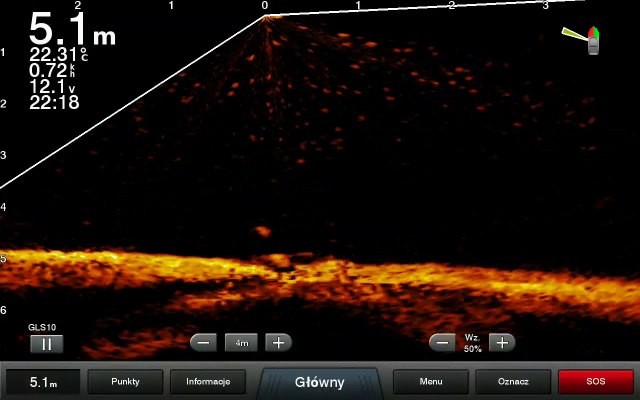
#> input picture frame 18 of videos/video_20190706_2019-07-06_174249.mp4, 1280 x 800 px (shown at 1/2 size)
$ python wykrycieDna.py
#> lines starting #> are read from the running program, lines starting #| are printed output that depends on the picture; after the words box and inside, x2 and y2 are one past the last pixel; in counts of white or black regions, pixels touching at a corner belong together; pictures that were not available may be replaced by others from this repository, and a replacement may not be noted
"""READ ME

Skrypt działa, przy założeniu, że pliki video znajdują się w folderze o nazwie 'video'. Foler ten powinien być zlokalizowany
w tym samym miejscu co projekt. Jeśli lokalizacja plików video jest inna zmień obiekt 'sourcePath'.

Zamknięcie aktualnego filmu i przejście do następnego -> wciśnij klawisz 'q'

Sposób działania:
 - Obcięcie części obrazka (od 2,5m do Dużego menu)
 - Zamiana koloru na odcienie szarości
 - Zamknięcie morfologiczne
 - Progowanie
 - Otwarcie + zamknięcie
 - Znalezienie krawędzi - filtr cannyego
 - Wykluczenie konturów krótszych niż X
 - Prezentacja

TODO
todo Usunięcie małych menu (przyciski na obrazie wpływają na wynik)
todo Wyciągnięcie współrzędnych konturów (Może się przydać do obrazowania głębokości)
"""

import cv2
import numpy as np

videonames = ['video_20190706_2019-07-06_174249','video_20190708_2019-07-08_182109','video_20190708_2019-07-08_182702',
              'video_20190708_2019-07-08_183022','video_20190708_2019-07-08_183118','video_20190708_2019-07-08_183217',
              'video_20190708_2019-07-08_183332','video_20190708_2019-07-08_185441','video_20190708_2019-07-08_185626',
              'video_20190708_2019-07-08_185932','video_20190712_2019-07-12_174940','video_20190712_2019-07-12_175210']


sourcePath = 'videos\\'

for name in videonames:

    cap = cv2.VideoCapture(sourcePath + name +'.mp4')

    if (cap.isOpened()== False):
      print("Error opening video file"+sourcePath + name +'.mp4')

    kernel = np.ones((10,10),np.uint8)

    while (cap.isOpened()):
        # Capture frame-by-frame
        ret, frame = cap.read()
#> frame is the input picture: shape (800, 1280, 3); mean B, G, R 10.2, 17.2, 28.9

        if ret == True:
            framecopy = frame.copy()
            #Cutting bottom menu from frames
            framecopy=framecopy[0:720, 0:1280]
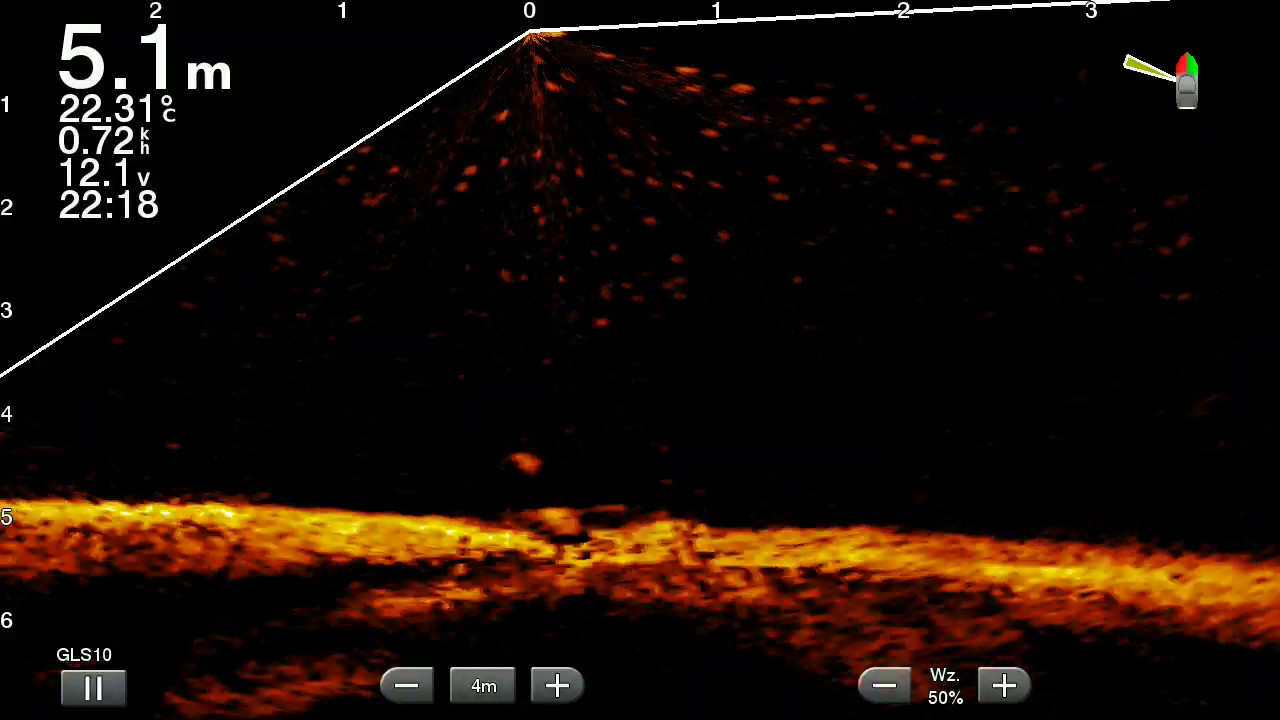
#> framecopy: shape (720, 1280, 3); mean B, G, R 5.7, 13.4, 25.9
            framecopy = framecopy[250:720,0:1280]
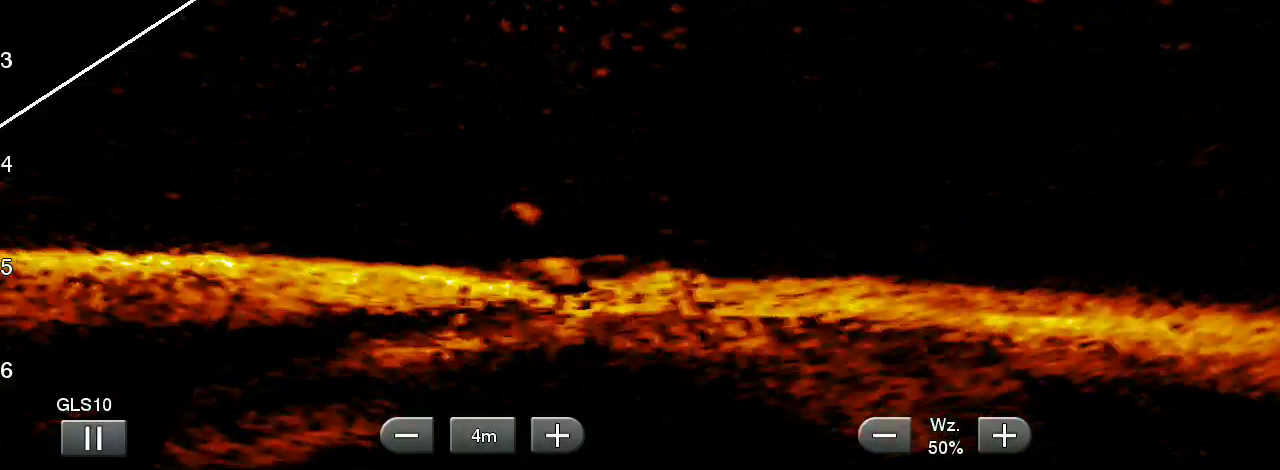
#> framecopy: shape (470, 1280, 3); mean B, G, R 3.6, 15, 32.6
            frameGray = cv2.cvtColor(framecopy, cv2.COLOR_BGR2GRAY)
            frameGray = cv2.morphologyEx(frameGray, cv2.MORPH_CLOSE, kernel)
            thresh, frameGray= cv2.threshold(frameGray,50,255,cv2.THRESH_BINARY_INV)
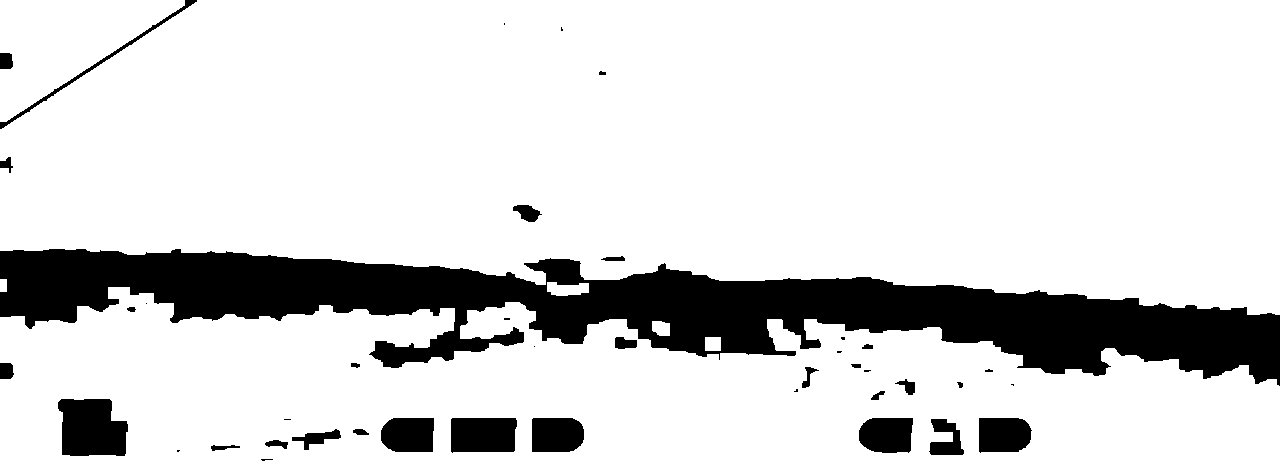
#> frameGray: shape (470, 1280); 84.7% white; 42 black regions (14 under 20 px), largest, box (x1, y1, x2, y2) and area: (0, 249, 1280, 386) 75660, (58, 399, 128, 456) 3330, (451, 418, 517, 453) 2193
            frameGray = cv2.morphologyEx(frameGray, cv2.MORPH_OPEN,kernel)
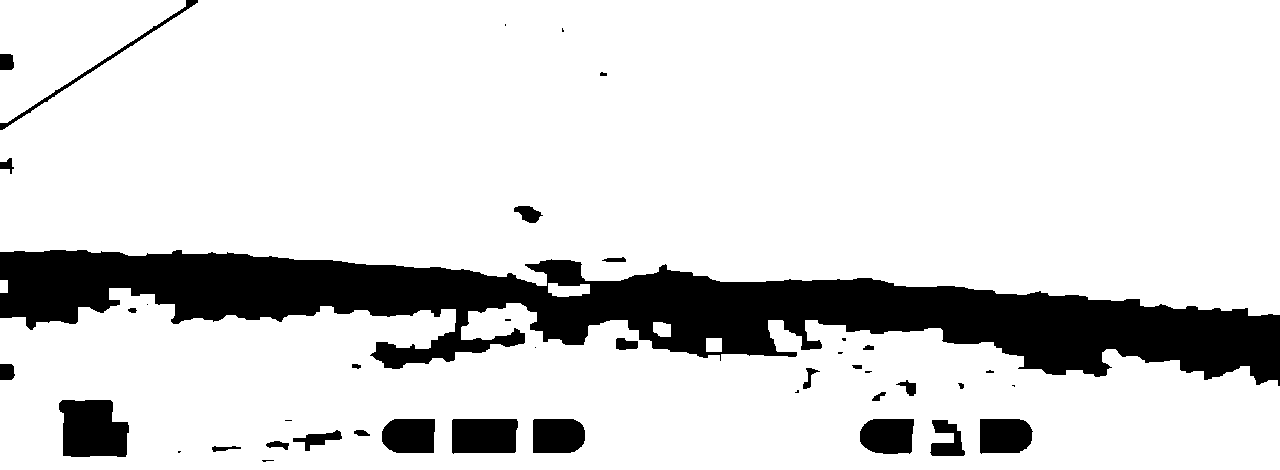
#> frameGray: shape (470, 1280); 84.7% white; 42 black regions (14 under 20 px), largest, box (x1, y1, x2, y2) and area: (0, 250, 1280, 386) 75646, (59, 400, 129, 457) 3330, (452, 419, 518, 454) 2193
            frameGray = cv2.morphologyEx(frameGray, cv2.MORPH_CLOSE, kernel)
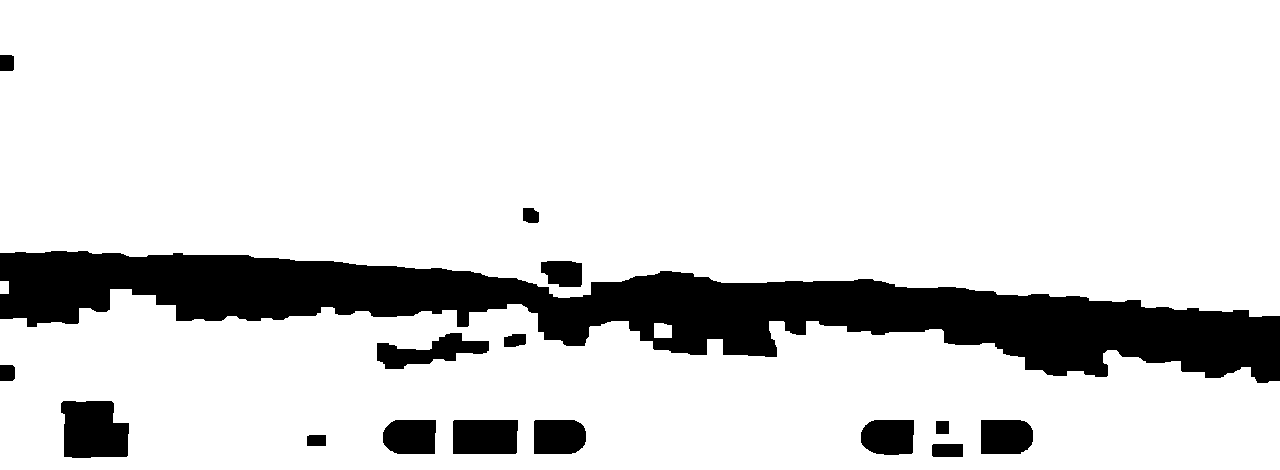
#> frameGray: shape (470, 1280); 85.4% white; 16 black regions, largest, box (x1, y1, x2, y2) and area: (0, 251, 1280, 383) 71059, (61, 401, 129, 458) 3306, (453, 420, 518, 454) 2185
            edges = cv2.Canny(frameGray, 50, 50)
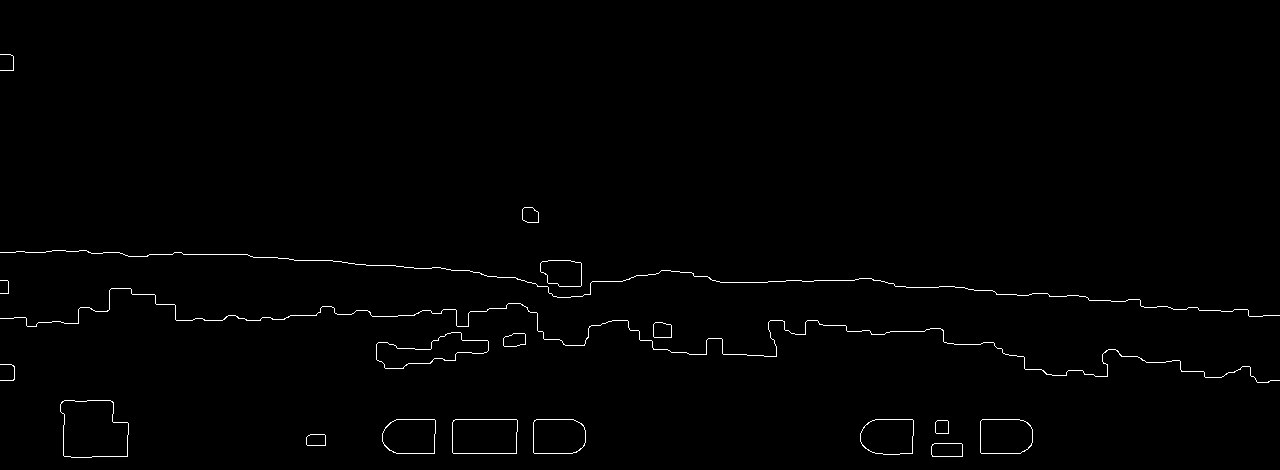
#> edges: shape (470, 1280); 0.82% white in thin lines or dots, all inside (x1, y1, x2, y2) = (0, 54, 1280, 458)
            contours, hierarchy = cv2.findContours(edges,cv2.RETR_TREE,cv2.CHAIN_APPROX_SIMPLE)
#> contours = 33 contours, 4 with area under 20; largest, box (x1, y1, x2, y2) and area: (60, 400, 129, 458) 3305, (60, 400, 129, 458) 3302, (452, 419, 518, 454) 2184, (452, 419, 518, 454) 2182, (376, 332, 489, 369) 2013
            contoursToDraw = contours.copy()
#> contoursToDraw has the same summary as contours
            contoursToDraw.clear()
            for i in range(len(contours)):
                if cv2.arcLength(contours[i],False)>800:
                    contoursToDraw.append(contours[i])
#> this loop made 33 passes
#> after the loop, contoursToDraw = 2 contours, 1 with area under 20; largest, box (x1, y1, x2, y2) and area: (0, 288, 1280, 383) 49
            edgesColors = cv2.cvtColor(edges, cv2.COLOR_GRAY2BGR)
            final = frame.copy()
            final[250:720,0:1280] = framecopy
            cv2.drawContours(final,contoursToDraw,-1,(0,255,255),2,offset=(0,250))
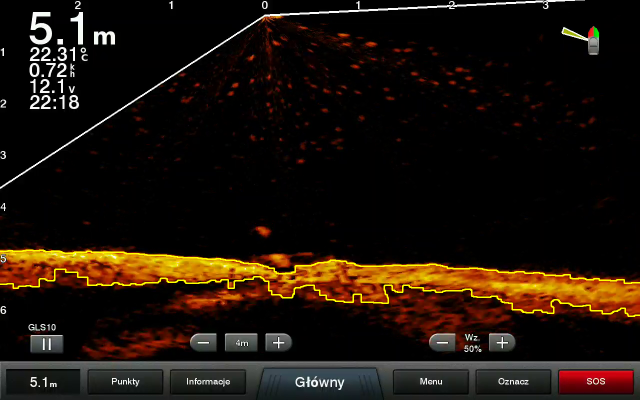
#> final: shape (800, 1280, 3) (shown at 1/2 size); 0.94% of pixels changed, all inside (x1, y1, x2, y2) = (0, 499, 1280, 634)
            cv2.imshow('Input', frame)
            cv2.imshow('Final', final)
            # Press Q on keyboard to  exit
            if cv2.waitKey(25) & 0xFF == ord('q'):
#> (key q is pressed here)
                break
        else:
            break
    # When everything done, release the video capture object
    cap.release()
    # Closes all the frames
    cv2.destroyAllWindows()

$ run again, starting later in the video
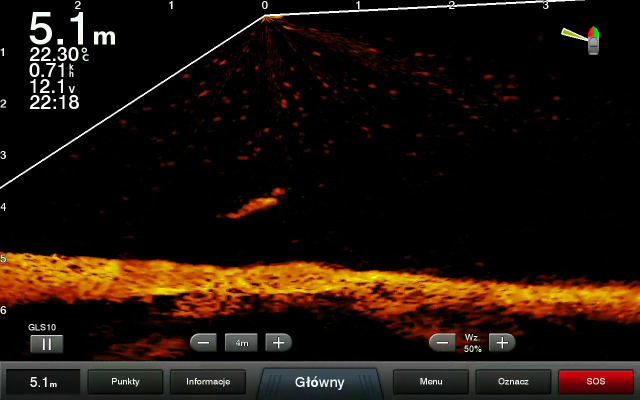
#> input picture frame 83 of videos/video_20190706_2019-07-06_174249.mp4, 1280 x 800 px (shown at 1/2 size)
#> frame is the input picture: shape (800, 1280, 3); mean B, G, R 10.2, 18.9, 30.9
#> `thresh, frameGray= cv2.threshold(frameGray,50,255,cv2.THRESH_BINARY_INV)`:
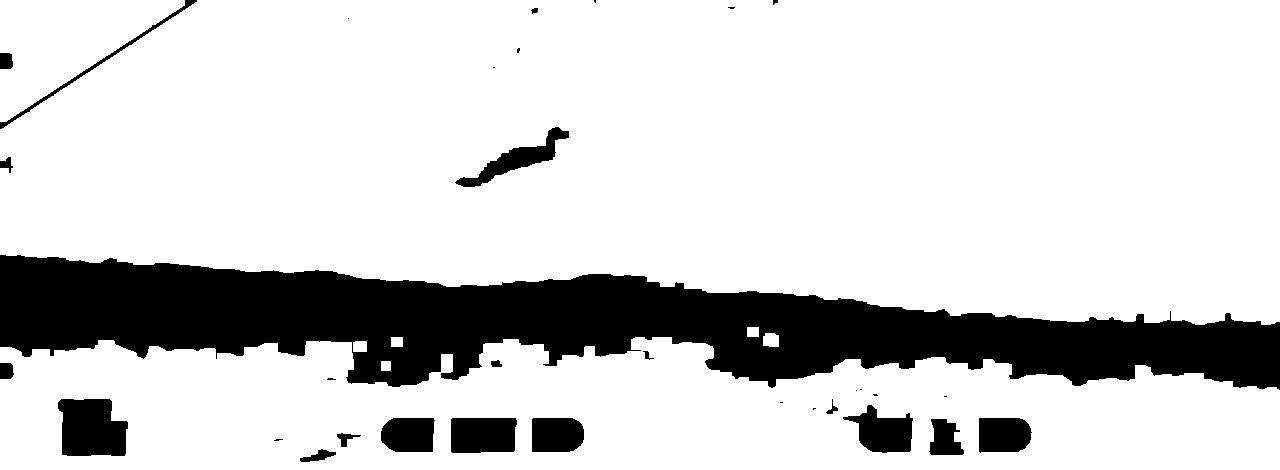
#> frameGray: shape (470, 1280); 82% white; 33 black regions (14 under 20 px), largest, box (x1, y1, x2, y2) and area: (0, 255, 1280, 390) 91329, (58, 399, 128, 456) 3336, (451, 418, 517, 453) 2217
#> edges: shape (470, 1280); 0.77% white in thin lines or dots, all inside (x1, y1, x2, y2) = (0, 54, 1280, 458)
#> contours = 28 contours, 3 with area under 20; largest, box (x1, y1, x2, y2) and area: (60, 400, 128, 458) 3312, (60, 400, 128, 458) 3310, (452, 419, 517, 455) 2202, (452, 419, 517, 455) 2200, (860, 410, 914, 454) 1848
#> `contoursToDraw = contours.copy()`: contoursToDraw has the same summary as contours
#> the loop `for i in range(len(contours)):` made 28 passes
#> after the loop `for i in range(len(contours)):`: contoursToDraw = 2 contours, 1 with area under 20; largest, box (x1, y1, x2, y2) and area: (0, 338, 1280, 390) 27
#> `cv2.drawContours(final,contoursToDraw,-1,(0,255,255),2,offset=(0,250))`:
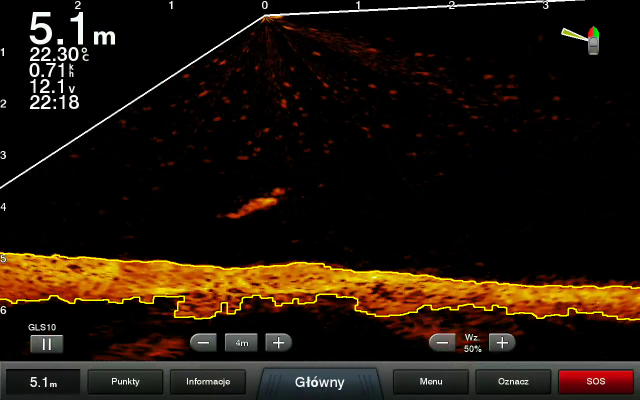
#> final: shape (800, 1280, 3) (shown at 1/2 size); 0.92% of pixels changed, all inside (x1, y1, x2, y2) = (0, 505, 1280, 641)

$ run again, starting later in the video
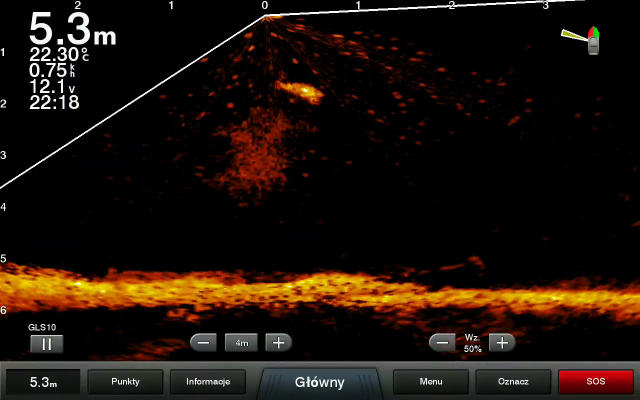
#> input picture frame 148 of videos/video_20190706_2019-07-06_174249.mp4, 1280 x 800 px (shown at 1/2 size)
#> frame is the input picture: shape (800, 1280, 3); mean B, G, R 10.4, 18.2, 29.5
#> `thresh, frameGray= cv2.threshold(frameGray,50,255,cv2.THRESH_BINARY_INV)`:
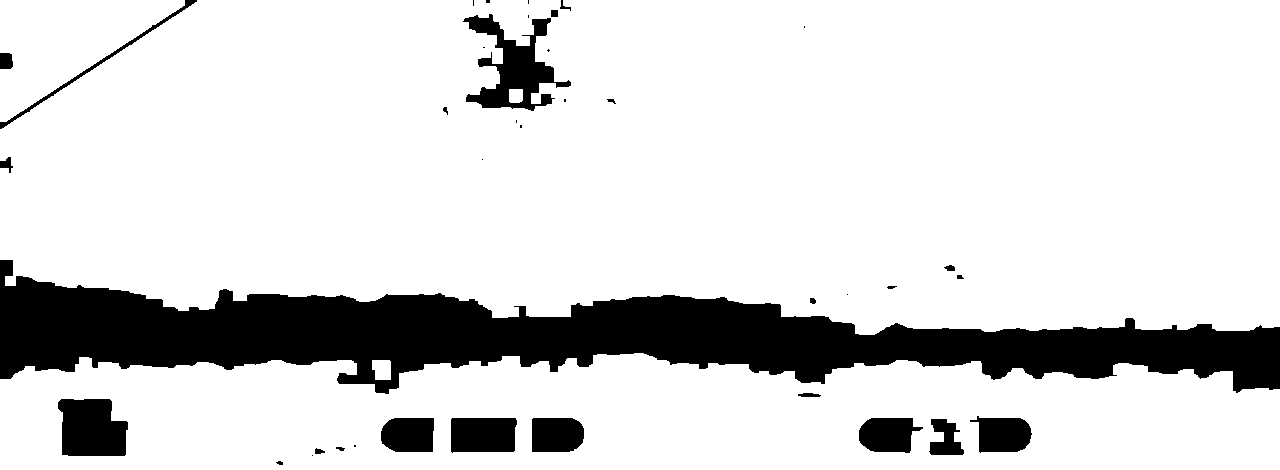
#> frameGray: shape (470, 1280); 84.4% white; 38 black regions (14 under 20 px), largest, box (x1, y1, x2, y2) and area: (0, 260, 1280, 394) 74879, (463, 14, 571, 111) 4156, (58, 399, 128, 456) 3357
#> edges: shape (470, 1280); 0.78% white in thin lines or dots
#> contours = 25 contours, 1 with area under 20; largest, box (x1, y1, x2, y2) and area: (61, 400, 128, 458) 3320, (61, 400, 128, 458) 3317, (481, 41, 556, 110) 2536, (481, 41, 556, 110) 2531, (452, 419, 517, 454) 2171
#> `contoursToDraw = contours.copy()`: contoursToDraw has the same summary as contours
#> the loop `for i in range(len(contours)):` made 25 passes
#> after the loop `for i in range(len(contours)):`: contoursToDraw = 2 contours; box (x1, y1, x2, y2) and area: (0, 354, 1280, 395) 39, (0, 261, 1280, 337) 24
#> edgesColors: shape (470, 1280, 3); 0.78% white in thin lines or dots
#> `cv2.drawContours(final,contoursToDraw,-1,(0,255,255),2,offset=(0,250))`:
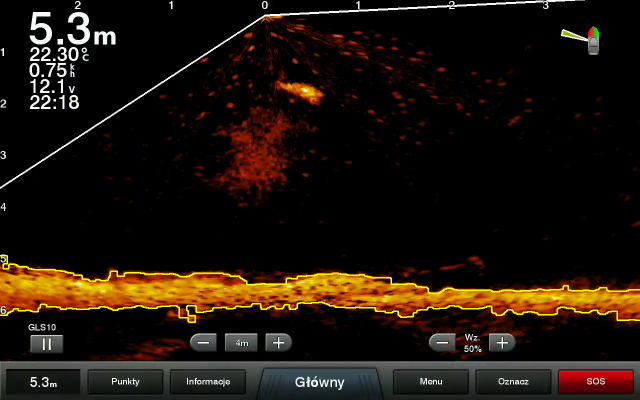
#> final: shape (800, 1280, 3) (shown at 1/2 size); 0.94% of pixels changed, all inside (x1, y1, x2, y2) = (0, 510, 1280, 646)
